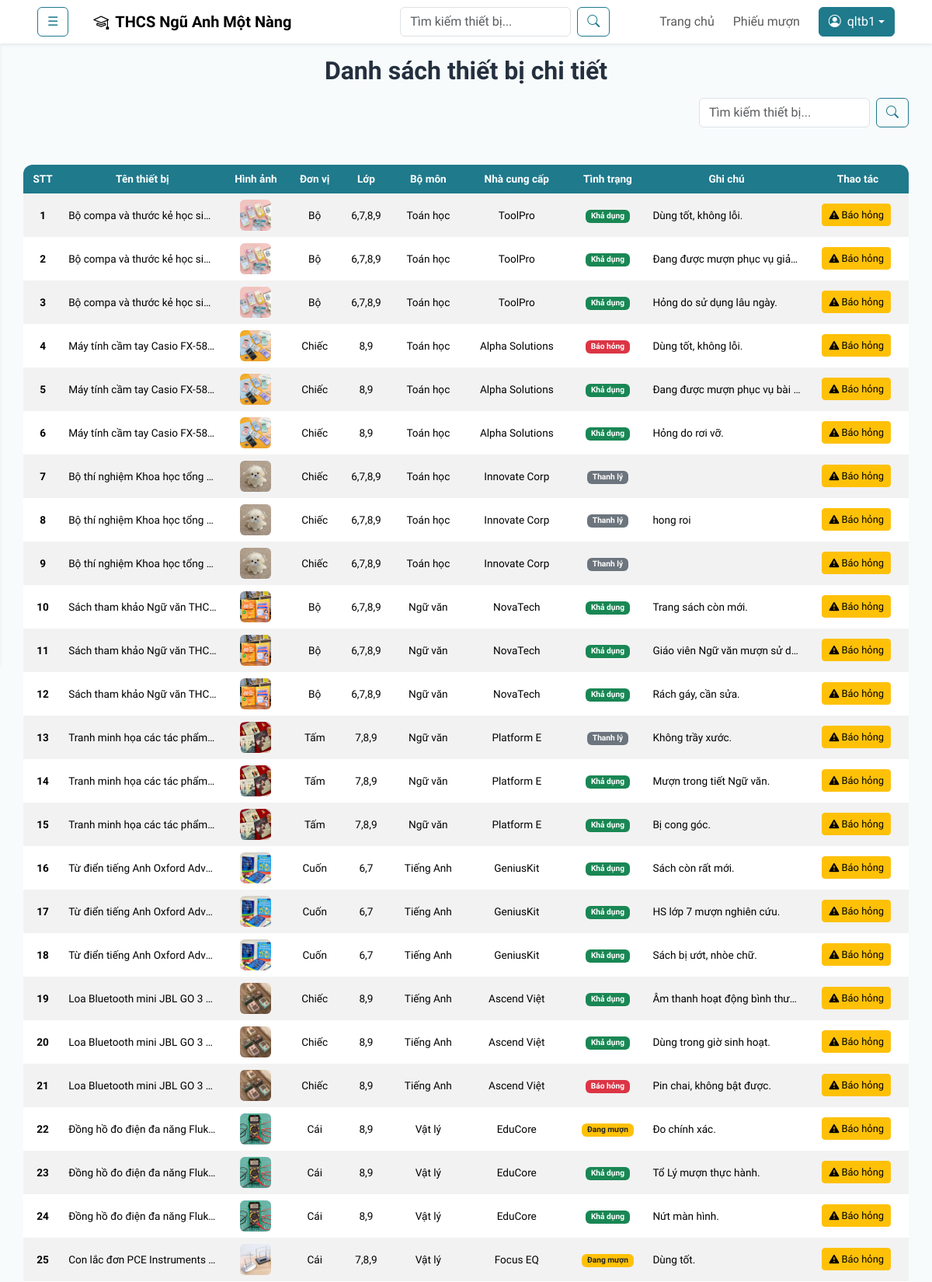
Screenshot of /index.php?page=dsbaohong (signed in, upper part) with the database file from the repository.
### tables this page shows
CREATE TABLE `chitietthietbi` (
  `maChiTietTB` int(11) NOT NULL,
  `maThietBi` int(11) NOT NULL,
  `tinhTrang` varchar(50) NOT NULL DEFAULT 'Khả dụng',
  `ghiChu` text DEFAULT NULL
);

CREATE TABLE `thietbi` (
  `maThietBi` int(11) NOT NULL,
  `tenThietBi` varchar(255) NOT NULL,
  `hinhAnh` varchar(255) DEFAULT NULL,
  `donVi` varchar(50) NOT NULL,
  `soLuong` int(11) NOT NULL,
  `lop` varchar(50) NOT NULL,
  `maBoMon` int(11) NOT NULL,
  `maNhaCungCap` int(11) NOT NULL,
  `moTa` text DEFAULT NULL
);

CREATE TABLE `bomon` (
  `maBoMon` int(11) NOT NULL,
  `tenBoMon` varchar(100) NOT NULL,
  `moTa` text DEFAULT NULL
);

CREATE TABLE `nhacungcap` (
  `maNhaCungCap` int(11) NOT NULL,
  `tenNhaCungCap` varchar(100) NOT NULL,
  `diaChi` varchar(255) DEFAULT NULL,
  `soDienThoai` varchar(20) DEFAULT NULL,
  `email` varchar(100) DEFAULT NULL
);

### App/Models/mThietBi.php (called while the page is built, shortened)
<?php
class modelThietBi {
    public function selectAllChiTietTB() {
        $p = new clsKetNoi();
        $truyvan = "SELECT * FROM chitietthietbi ct
                    JOIN thietbi tb ON ct.maThietBi = tb.maThietBi
                    JOIN bomon bm ON tb.maBoMon = bm.maBoMon
                    JOIN nhacungcap ncc ON ncc.maNhaCungCap = tb.maNhaCungCap";
        $con = $p->moketnoi();
        $kq = mysqli_query($con, $truyvan);
        return $kq;
    }
}
?>

### App/Controllers/cThietBi.php (called while the page is built, shortened)
<?php
include_once('App/Models/mThietBi.php');
class controlThietBi {
    public function getAllChiTietTB() {
        $p = new modelThietBi();
        $kq = $p->selectAllChiTietTB();
        if(mysqli_num_rows($kq) > 0) {
            return $kq;
        } else {
            return false;
        }
    }
}
?>

### App/Views/thietbi/baohong/dsbaohong.php (the view, shortened to what this page needs)
<h2 class="text-center fw-semibold my-3">Danh sách thiết bị chi tiết</h2>
<div class="d-flex mx-auto justify-content-between align-items-center" style="width: 95%">
    <form class="d-flex ms-auto" action="index.php" method="get">
        <input class="form-control me-2" type="text" name="keyword" placeholder="Tìm kiếm thiết bị..." style="width: 220px;">
        <button class="btn btn-outline-primary" type="submit"><i class="bi bi-search"></i></button>
    </form>
</div>
<div class="d-flex justify-content-center">
    <div class="table-responsive my-5" style="width: 95%;">
        <table class="table table-striped table-hover table-borderless align-middle" style="font-size: 0.85em;">
            <thead class="text-center">
                <tr>
                    <th>STT</th>
                    <th>Tên thiết bị</th>
                    <th>Hình ảnh</th>
                    <th>Đơn vị</th>
                    <th>Lớp</th>
                    <th>Bộ môn</th>
                    <th>Nhà cung cấp</th>
                    <th>Tình trạng</th>
                    <th>Ghi chú</th>
                    <th>Thao tác</th>
                </tr>
            </thead>
            <tbody>
            <?php
            include_once('App/Controllers/cThietBi.php');
            $p = new controlThietBi();
            if(isset($_GET['keyword'])) {
                $keyword = $_GET['keyword'];
                $kq = $p->searchChiTietTB($keyword);
            } else {
                $kq = $p->getAllChiTietTB();
            }
            if ($kq && $kq->num_rows > 0) {
                $dem = 0;
                while ($r = $kq->fetch_assoc()) {
                    $dem++;
                    echo '<tr>';
                        echo '<td class="text-center"><strong>' . $dem . '</strong></td>';
                        echo '<td title="'.$r['tenThietBi'].'">' . $r['tenThietBi'] . '</td>';
                        echo '<td><img src="public/uploads/' . $r['hinhAnh'] . '" width="40" height="40" class="rounded d-block mx-auto"></td>';
                        echo '<td class="text-center">' . $r['donVi'] . '</td>';
                        echo '<td class="text-center">' . $r['lop'] . '</td>';
                        echo '<td class="text-center">' . $r['tenBoMon'] . '</td>';
                        echo '<td class="text-center">' . $r['tenNhaCungCap'] . '</td>';
                        echo '<td class="text-center">';
                            switch ($r['tinhTrang']) {
                                case "Khả dụng": echo '<span class="badge bg-success">' . $r['tinhTrang'] . '</span>'; break;
                                case "Đang mượn": echo '<span class="badge bg-warning text-dark">' . $r['tinhTrang'] . '</span>'; break;
                                case "Thanh lý": echo '<span class="badge bg-secondary">' . $r['tinhTrang'] . '</span>'; break;
                                case "Báo hỏng": echo '<span class="badge bg-danger">' . $r['tinhTrang'] . '</span>'; break;
                            }
                        echo '</td>';
                        echo '<td>' . $r['ghiChu'] . '</td>';
                        echo '<td class="text-center">';
                            echo '<a href="index.php?page=baohongthietbi&maChiTietTB=' . $r['maChiTietTB'] . '" class="btn btn-sm btn-warning" style="font-size: 0.95em;"><i class="bi bi-exclamation-triangle-fill"></i> Báo hỏng</a>&nbsp;';
                        echo '</td>';
                    echo '</tr>';
                }
            } else {
                echo '<tr><td colspan="11"><h5 class="text-center text-muted">Chúng tôi tạm thời chưa có thiết bị nào, mời bạn quay lại sau.</h5></td></tr>';
            }
            ?>
            </tbody>
        </table>
    </div>
</div>

### public/css/style.css (style rules this page uses)
:root { --na-primary: #1f7a8c; --na-primary-2: #155a6a; --na-accent: #f4a261; --na-ink: #24303f; --na-muted: #6c7a89; --na-bg: #f8fbfc; --na-card: #ffffff; --na-gold: #c9a227; --shadow-soft: 0 10px 30px rgba(31,122,140,.12); }
body { font-family: 'Quicksand', Arial, sans-serif; color:var(--na-ink); background:var(--na-bg) }
.btn-outline-primary { --bs-btn-color:var(--na-primary); --bs-btn-border-color:var(--na-primary); --bs-btn-hover-bg:var(--na-primary); --bs-btn-hover-border-color:var(--na-primary) }
.table thead th { background-color: var(--na-primary); color: white; }
.table { border-radius: 12px; overflow: hidden; }

### App/Views/thietbi/baohong/dsbaohong.php (style rules this page uses)
th, td { max-width: 12.5em; white-space: nowrap; overflow: hidden; text-overflow: ellipsis; }

### rows the page displays
chitietthietbi: maThietBi.tenThietBi "Bộ compa và thước kẻ học si…", maThietBi.hinhAnh (picture), maThietBi.donVi "Bộ", maThietBi.lop "6,7,8,9", bomon.tenBoMon "Toán học", nhacungcap.tenNhaCungCap "ToolPro", tinhTrang "Khả dụng", ghiChu "Dùng tốt, không lỗi."
chitietthietbi: maThietBi.tenThietBi "Bộ compa và thước kẻ học si…", maThietBi.hinhAnh (picture), maThietBi.donVi "Bộ", maThietBi.lop "6,7,8,9", bomon.tenBoMon "Toán học", nhacungcap.tenNhaCungCap "ToolPro", tinhTrang "Khả dụng", ghiChu "Đang được mượn phục vụ giả…"
chitietthietbi: maThietBi.tenThietBi "Bộ compa và thước kẻ học si…", maThietBi.hinhAnh (picture), maThietBi.donVi "Bộ", maThietBi.lop "6,7,8,9", bomon.tenBoMon "Toán học", nhacungcap.tenNhaCungCap "ToolPro", tinhTrang "Khả dụng", ghiChu "Hỏng do sử dụng lâu ngày."
chitietthietbi: maThietBi.tenThietBi "Máy tính cầm tay Casio FX-58…", maThietBi.hinhAnh (picture), maThietBi.donVi "Chiếc", maThietBi.lop "8,9", bomon.tenBoMon "Toán học", nhacungcap.tenNhaCungCap "Alpha Solutions", tinhTrang "Báo hỏng", ghiChu "Dùng tốt, không lỗi."
chitietthietbi: maThietBi.tenThietBi "Máy tính cầm tay Casio FX-58…", maThietBi.hinhAnh (picture), maThietBi.donVi "Chiếc", maThietBi.lop "8,9", bomon.tenBoMon "Toán học", nhacungcap.tenNhaCungCap "Alpha Solutions", tinhTrang "Khả dụng", ghiChu "Đang được mượn phục vụ bài…"
chitietthietbi: maThietBi.tenThietBi "Máy tính cầm tay Casio FX-58…", maThietBi.hinhAnh (picture), maThietBi.donVi "Chiếc", maThietBi.lop "8,9", bomon.tenBoMon "Toán học", nhacungcap.tenNhaCungCap "Alpha Solutions", tinhTrang "Khả dụng", ghiChu "Hỏng do rơi vỡ."
chitietthietbi: maThietBi.tenThietBi "Bộ thí nghiệm Khoa học tổng…", maThietBi.hinhAnh (picture), maThietBi.donVi "Chiếc", maThietBi.lop "6,7,8,9", bomon.tenBoMon "Toán học", nhacungcap.tenNhaCungCap "Innovate Corp", tinhTrang "Thanh lý"
chitietthietbi: maThietBi.tenThietBi "Bộ thí nghiệm Khoa học tổng…", maThietBi.hinhAnh (picture), maThietBi.donVi "Chiếc", maThietBi.lop "6,7,8,9", bomon.tenBoMon "Toán học", nhacungcap.tenNhaCungCap "Innovate Corp", tinhTrang "Thanh lý", ghiChu "hong roi"
chitietthietbi: maThietBi.tenThietBi "Bộ thí nghiệm Khoa học tổng…", maThietBi.hinhAnh (picture), maThietBi.donVi "Chiếc", maThietBi.lop "6,7,8,9", bomon.tenBoMon "Toán học", nhacungcap.tenNhaCungCap "Innovate Corp", tinhTrang "Thanh lý"
chitietthietbi: maThietBi.tenThietBi "Sách tham khảo Ngữ văn TH…", maThietBi.hinhAnh (picture), maThietBi.donVi "Bộ", maThietBi.lop "6,7,8,9", bomon.tenBoMon "Ngữ văn", nhacungcap.tenNhaCungCap "NovaTech", tinhTrang "Khả dụng", ghiChu "Trang sách còn mới."
chitietthietbi: maThietBi.tenThietBi "Sách tham khảo Ngữ văn TH…", maThietBi.hinhAnh (picture), maThietBi.donVi "Bộ", maThietBi.lop "6,7,8,9", bomon.tenBoMon "Ngữ văn", nhacungcap.tenNhaCungCap "NovaTech", tinhTrang "Khả dụng", ghiChu "Giáo viên Ngữ văn mượn sử d…"
chitietthietbi: maThietBi.tenThietBi "Sách tham khảo Ngữ văn TH…", maThietBi.hinhAnh (picture), maThietBi.donVi "Bộ", maThietBi.lop "6,7,8,9", bomon.tenBoMon "Ngữ văn", nhacungcap.tenNhaCungCap "NovaTech", tinhTrang "Khả dụng", ghiChu "Rách gáy, cần sửa."
chitietthietbi: maThietBi.tenThietBi "Tranh minh họa các tác phẩm…", maThietBi.hinhAnh (picture), maThietBi.donVi "Tấm", maThietBi.lop "7,8,9", bomon.tenBoMon "Ngữ văn", nhacungcap.tenNhaCungCap "Platform E", tinhTrang "Thanh lý", ghiChu "Không trầy xước."
chitietthietbi: maThietBi.tenThietBi "Tranh minh họa các tác phẩm…", maThietBi.hinhAnh (picture), maThietBi.donVi "Tấm", maThietBi.lop "7,8,9", bomon.tenBoMon "Ngữ văn", nhacungcap.tenNhaCungCap "Platform E", tinhTrang "Khả dụng", ghiChu "Mượn trong tiết Ngữ văn."
chitietthietbi: maThietBi.tenThietBi "Tranh minh họa các tác phẩm…", maThietBi.hinhAnh (picture), maThietBi.donVi "Tấm", maThietBi.lop "7,8,9", bomon.tenBoMon "Ngữ văn", nhacungcap.tenNhaCungCap "Platform E", tinhTrang "Khả dụng", ghiChu "Bị cong góc."
chitietthietbi: maThietBi.tenThietBi "Từ điển tiếng Anh Oxford Adv…", maThietBi.hinhAnh (picture), maThietBi.donVi "Cuốn", maThietBi.lop "6,7", bomon.tenBoMon "Tiếng Anh", nhacungcap.tenNhaCungCap "GeniusKit", tinhTrang "Khả dụng", ghiChu "Sách còn rất mới."
chitietthietbi: maThietBi.tenThietBi "Từ điển tiếng Anh Oxford Adv…", maThietBi.hinhAnh (picture), maThietBi.donVi "Cuốn", maThietBi.lop "6,7", bomon.tenBoMon "Tiếng Anh", nhacungcap.tenNhaCungCap "GeniusKit", tinhTrang "Khả dụng", ghiChu "HS lớp 7 mượn nghiên cứu."
chitietthietbi: maThietBi.tenThietBi "Từ điển tiếng Anh Oxford Adv…", maThietBi.hinhAnh (picture), maThietBi.donVi "Cuốn", maThietBi.lop "6,7", bomon.tenBoMon "Tiếng Anh", nhacungcap.tenNhaCungCap "GeniusKit", tinhTrang "Khả dụng", ghiChu "Sách bị ướt, nhòe chữ."
chitietthietbi: maThietBi.tenThietBi "Loa Bluetooth mini JBL GO 3…", maThietBi.hinhAnh (picture), maThietBi.donVi "Chiếc", maThietBi.lop "8,9", bomon.tenBoMon "Tiếng Anh", nhacungcap.tenNhaCungCap "Ascend Việt", tinhTrang "Khả dụng", ghiChu "Âm thanh hoạt động bình thư…"
chitietthietbi: maThietBi.tenThietBi "Loa Bluetooth mini JBL GO 3…", maThietBi.hinhAnh (picture), maThietBi.donVi "Chiếc", maThietBi.lop "8,9", bomon.tenBoMon "Tiếng Anh", nhacungcap.tenNhaCungCap "Ascend Việt", tinhTrang "Khả dụng", ghiChu "Dùng trong giờ sinh hoạt."
chitietthietbi: maThietBi.tenThietBi "Loa Bluetooth mini JBL GO 3…", maThietBi.hinhAnh (picture), maThietBi.donVi "Chiếc", maThietBi.lop "8,9", bomon.tenBoMon "Tiếng Anh", nhacungcap.tenNhaCungCap "Ascend Việt", tinhTrang "Báo hỏng", ghiChu "Pin chai, không bật được."
chitietthietbi: maThietBi.tenThietBi "Đồng hồ đo điện đa năng Fluk…", maThietBi.hinhAnh (picture), maThietBi.donVi "Cái", maThietBi.lop "8,9", bomon.tenBoMon "Vật lý", nhacungcap.tenNhaCungCap "EduCore", tinhTrang "Đang mượn", ghiChu "Đo chính xác."
chitietthietbi: maThietBi.tenThietBi "Đồng hồ đo điện đa năng Fluk…", maThietBi.hinhAnh (picture), maThietBi.donVi "Cái", maThietBi.lop "8,9", bomon.tenBoMon "Vật lý", nhacungcap.tenNhaCungCap "EduCore", tinhTrang "Khả dụng", ghiChu "Tổ Lý mượn thực hành."
chitietthietbi: maThietBi.tenThietBi "Đồng hồ đo điện đa năng Fluk…", maThietBi.hinhAnh (picture), maThietBi.donVi "Cái", maThietBi.lop "8,9", bomon.tenBoMon "Vật lý", nhacungcap.tenNhaCungCap "EduCore", tinhTrang "Khả dụng", ghiChu "Nứt màn hình."
chitietthietbi: maThietBi.tenThietBi "Con lắc đơn PCE Instruments…", maThietBi.hinhAnh (picture), maThietBi.donVi "Cái", maThietBi.lop "7,8,9", bomon.tenBoMon "Vật lý", nhacungcap.tenNhaCungCap "Focus EQ", tinhTrang "Đang mượn", ghiChu "Dùng tốt."

### other values shown
$_SESSION['tenDangNhap'] "qltb1"
